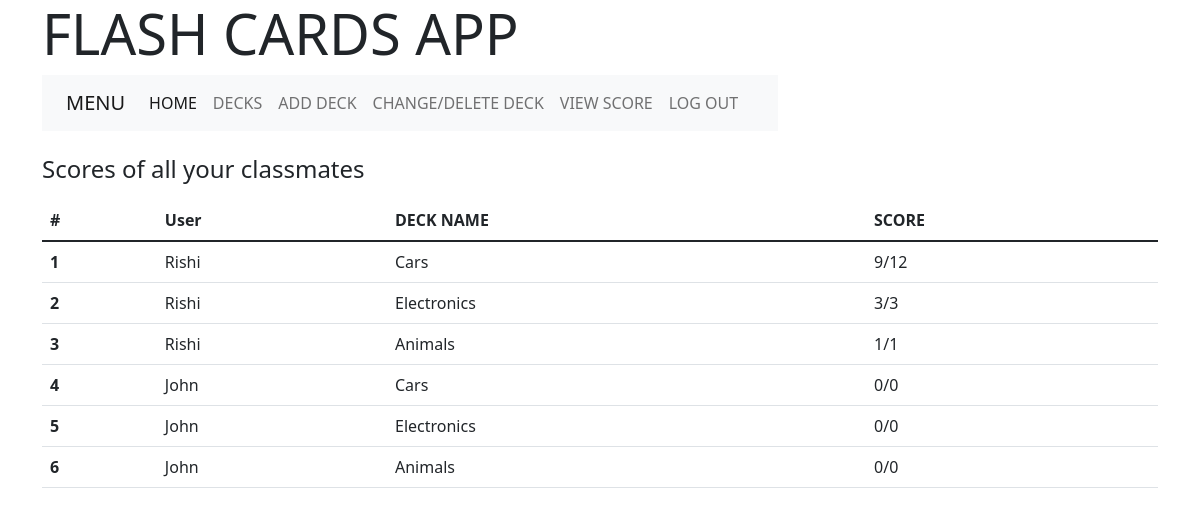
The app's page /viewscore with its own data.
### main.py (models this page shows)
class User(db.Model):
	__tablename__='user'
	user_id=db.Column(db.Integer, autoincrement=True, primary_key=True)
	name = db.Column(db.String,nullable=False)
	email = db.Column(db.String, unique=True,nullable=False)
	password =db.Column(db.String,nullable=False)

class Deckdouble(db.Model):
	__tablename__="deckdouble"
	deckid=db.Column(db.Integer)
	deckname = db.Column(db.String,primary_key=True)
	lastopened = db.Column(db.String)
	score=db.Column(db.String)

class Deckscore(db.Model):
	__tablename__="deckscore"
	deckid=db.Column(db.Integer,db.ForeignKey("deck.deckid"))
	score=db.Column(db.String)
	user_id=db.Column(db.Integer,db.ForeignKey("user.user_id"))
	name=db.Column(db.String,db.ForeignKey("user.name"),nullable=False)
	primid=db.Column(db.Integer,primary_key=True)

### main.py (the view)
@app.route("/viewscore",methods=["Get","Post"])
def viewscore():
	if request.method=="GET":
		cntr=0
		t=[]
		r=[]
		users=User.query.all()
		for k in users:
			decks=Deckdouble.query.all()
			for i in decks:
				t.append(i.deckname)
				score=Deckscore.query.filter_by(deckid=i.deckid)
				usersct=k.user_id
				for j in score:
					if j.user_id==usersct:
						t.append(j.score)
				t.append(cntr+1)
				cntr=cntr+1
				t.append(k.name)
				n=t.copy()
				r.append(n)
				t.clear()
	return render_template("viewscore.html",decklist=r)

### templates/viewscore.html (shortened to what this page needs)
<!DOCTYPE html>
<html>
<head>
	<link href="https://cdn.jsdelivr.net/npm/bootstrap@5.1.3/dist/css/bootstrap.min.css" rel="stylesheet">
</head>
<body>
<div class="container">
	<div class="jumbotron">
		<h1 class="display-4">FLASH CARDS APP</h1>
	</div>
	<div class="row">
		<div class="col-md-8">
			<nav class="navbar navbar-expand-lg navbar-light bg-light">
			  <div class="container-fluid">
			    <a class="navbar-brand" href="#">MENU</a>
			    <div class="collapse navbar-collapse" id="navbarNavDropdown">
			      <ul class="navbar-nav">
				<li class="nav-item">
				  <a class="nav-link active" aria-current="page" href="/home">HOME</a>
				</li>
				<li class="nav-item">
				  <a class="nav-link" href="/deck">DECKS</a>
				</li>
				<li class="nav-item">
				  <a class="nav-link" href="/add_deck">ADD DECK</a>
				</li>
				<li class="nav-item">
				  <a class="nav-link" href="/changedeck">CHANGE/DELETE DECK</a>
				</li>
				<li class="nav-item">
				  <a class="nav-link" href="/viewscore">VIEW SCORE</a>
				</li>
				<li class="nav-item">
				  <a class="nav-link" href="/logout">LOG OUT</a>
				</li>
			      </ul>
			    </div>
			  </div>
			</nav>
		</div>
		<div>
			<div class="mb-3">
			    <h4>Scores of all your classmates</h4>
			  </div>
			<table class="table">
			  <thead>
			    <tr >
			      <th scope="col">#</th>
			      <th scope="col">User</th>
			      <th scope="col">DECK NAME</th>
			      <th scope="col">SCORE</th>
			    </tr>
			  </thead>
			  <tbody>
			  	{% for i in decklist %}
			    <tr >
			      <th scope="row">{{i[2]}}</th>
			      <td>{{i[3]}}</td>
			      <td>{{i[0]}}</td>
			      <td>{{i[1]}}</td>
			    </tr>
			    {% endfor %}
			  </tbody>
			</table>
		</div>
	</div>
</div>
</body>
</html>

### records on screen
User: name "Rishi" "Rishi" "Rishi"
Deckdouble: deckname "Cars" "Cars"
Deckscore: score "9/12"
Deckdouble: deckname "Electronics" "Electronics"
Deckscore: score "3/3"
Deckdouble: deckname "Animals" "Animals"
Deckscore: score "1/1"
User: name "John" "John" "John"
Deckscore: score "0/0"
Deckscore: score "0/0"
Deckscore: score "0/0"

### other values on screen
{{ i[2] }} "1" "2" "3" "4" "5" "6"
